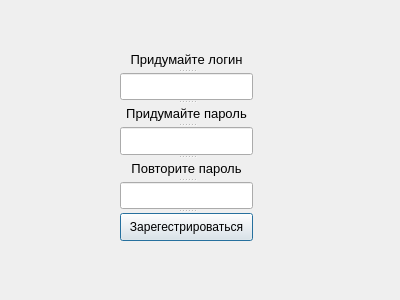
<?xml version="1.0" encoding="UTF-8"?>
<ui version="4.0">
 <class>Dialog</class>
 <widget class="QDialog" name="Dialog">
  <property name="geometry">
   <rect>
    <x>0</x>
    <y>0</y>
    <width>400</width>
    <height>300</height>
   </rect>
  </property>
  <property name="windowTitle">
   <string>Dialog</string>
  </property>
  <widget class="QSplitter" name="splitter">
   <property name="geometry">
    <rect>
     <x>120</x>
     <y>50</y>
     <width>133</width>
     <height>191</height>
    </rect>
   </property>
   <property name="orientation">
    <enum>Qt::Vertical</enum>
   </property>
   <widget class="QLabel" name="label">
    <property name="font">
     <font>
      <pointsize>10</pointsize>
     </font>
    </property>
    <property name="text">
     <string>Придумайте логин</string>
    </property>
    <property name="alignment">
     <set>Qt::AlignCenter</set>
    </property>
   </widget>
   <widget class="QLineEdit" name="lineEdit">
    <property name="text">
     <string/>
    </property>
   </widget>
   <widget class="QLabel" name="label_2">
    <property name="font">
     <font>
      <pointsize>10</pointsize>
     </font>
    </property>
    <property name="text">
     <string>Придумайте пароль</string>
    </property>
    <property name="alignment">
     <set>Qt::AlignCenter</set>
    </property>
   </widget>
   <widget class="QLineEdit" name="lineEdit_2"/>
   <widget class="QLabel" name="label_3">
    <property name="font">
     <font>
      <pointsize>10</pointsize>
     </font>
    </property>
    <property name="text">
     <string>Повторите пароль</string>
    </property>
    <property name="alignment">
     <set>Qt::AlignCenter</set>
    </property>
   </widget>
   <widget class="QLineEdit" name="lineEdit_3"/>
   <widget class="QPushButton" name="pushButton_2">
    <property name="text">
     <string>Зарегестрироваться</string>
    </property>
   </widget>
  </widget>
 </widget>
 <resources/>
 <connections/>
</ui>
